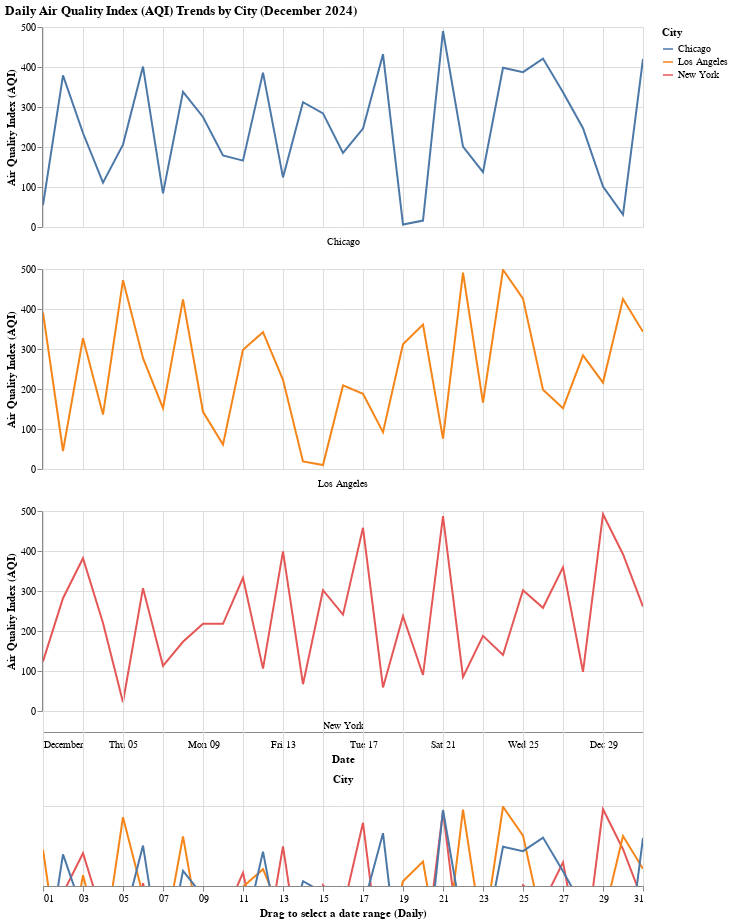

This figure's notebook cell:
### Code cell
import pandas as pd
import altair as alt
from altair import datum

# Load the Dataset
file_path = 'Air_Quality_Data_2012_2024.csv'
try:
    df = pd.read_csv(file_path)
    print("Dataset loaded successfully.")
    print(f"Initial number of rows: {len(df)}")
except FileNotFoundError:
    print(f"Error: The file '{file_path}' was not found. Please ensure it's in the correct directory.")
    exit()

# Data Pre-processing and Filtering

# Convert 'Date' column to datetime objects
df['Date'] = pd.to_datetime(df['Date'])
print("Converted 'Date' column to datetime.")

# Derive additional temporal features that might be useful later
df['Year'] = df['Date'].dt.year
df['Month'] = df['Date'].dt.month
df['DayOfWeek'] = df['Date'].dt.dayofweek 
df['DayName'] = df['Date'].dt.day_name()

# Define EPA AQI breakpoints and create 'AQI_Category' column
# This function maps numerical AQI to standard categories
def get_aqi_category(aqi_value):
    if 0 <= aqi_value <= 50:
        return 'Good'
    elif 51 <= aqi_value <= 100:
        return 'Moderate'
    elif 101 <= aqi_value <= 150:
        return 'Unhealthy for Sensitive Groups'
    elif 151 <= aqi_value <= 200:
        return 'Unhealthy'
    elif 201 <= aqi_value <= 300:
        return 'Very Unhealthy'
    elif aqi_value > 300:
        return 'Hazardous'
    else:
        return 'Invalid'
df['AQI_Category'] = df['Aqi'].apply(get_aqi_category)
print("Created 'AQI_Category' column.")

# Define a specific order for AQI categories for consistent plotting
aqi_category_order = [
    'Good',
    'Moderate',
    'Unhealthy for Sensitive Groups',
    'Unhealthy',
    'Very Unhealthy',
    'Hazardous'
]

# Define a consistent color scheme for AQI categories
aqi_category_colors = alt.Scale(
    domain=aqi_category_order,
    range=['#00E400', '#FFFF00', '#FF7E00', '#FF0000', '#8F3F97', '#7E0023']
)


# Filter the dataset to a manageable size for Altair
# Focusing on Los Angeles, New York, and Chicago for December 2023
selected_cities = ['Los Angeles', 'New York', 'Chicago']
selected_year = 2024
selected_month = 12 

df_filtered = df[
    df['City'].isin(selected_cities) &
    (df['Year'] == selected_year) &
    (df['Month'] == selected_month)
].copy()

# Drop rows where 'Aqi' might be NaN after filtering, though your dataset seems clean
df_filtered.dropna(subset=['Aqi'], inplace=True)

print(f"Filtered dataset to cities: {selected_cities} for December {selected_year}")
print(f"Number of rows in the filtered dataset: {len(df_filtered)}")
print(df_filtered.head())
print(df_filtered.info())


# 3. Altair Visualization for Compare Overall Air Quality (AQI) Across Cities Over Time ---

# Create a selection parameter for the date range slider
# This parameter will control the visible date range in the main chart
date_selection_brush = alt.selection_interval(encodings=['x'], name='dateBrush')


# Base chart definition for the main plots
# Now, the `base` chart does not include the selection parameter directly,
# as it's typically added to the interactive chart itself.
base_main = alt.Chart(df_filtered).encode(
    x=alt.X('Date:T', title='Date'),
    tooltip=[
        alt.Tooltip('Date:T', title='Date'),
        alt.Tooltip('City:N', title='City'),
        alt.Tooltip('Aqi:Q', title='AQI'),
        alt.Tooltip('AQI_Category:N', title='AQI Category') 
    ]
).properties(
    title=f'Daily Air Quality Index (AQI) Trends by City (December {selected_year})',
)

# Main chart: AQI trend lines for each city, now using 'facet' for readability
line_chart = base_main.mark_line(point=False).encode(
    y=alt.Y('Aqi:Q', title='Air Quality Index (AQI)', scale=alt.Scale(zero=False)),
    color=alt.Color('City:N', title='City'),
    row=alt.Row('City:N', title='City', header=alt.Header(titleOrient="bottom", labelOrient="bottom")),
).properties(
    width=600,
    height=200
)

# Context chart for the date range slider 
# This chart helps users select a date range that then filters the main faceted chart
context_chart = alt.Chart(df_filtered).mark_line().encode(
    x=alt.X('Date:T', title='Drag to select a date range (Daily)', axis=alt.Axis(format="%d")),
    y=alt.Y('Aqi:Q', title='Average AQI', axis=None),
    color=alt.Color('City:N', title='City'),
).add_params(
    date_selection_brush
).properties(
    height=80,
    width=600
).resolve_scale(
    y='independent'
)

# Combine the main chart and the context chart
# The main line_chart will be filtered by the 'dateBrush' selection from the context_chart
final_chart = alt.vconcat(
    line_chart.transform_filter(
        date_selection_brush
    ),
    context_chart
).resolve_scale(
    y='shared'
).interactive() #


# Display the chart
final_chart

### Figure 1 — Vega-Lite specification as saved in the notebook (floating-point values rounded to 4 significant figures)
{"config": {"view": {"continuousWidth": 300, "continuousHeight": 300}}, "vconcat": [{"mark": {"type": "line", "point": false}, "encoding": {"color": {"field": "City", "title": "City", "type": "nominal"}, "row": {"field": "City", "header": {"labelOrient": "bottom", "titleOrient": "bottom"}, "title": "City", "type": "nominal"}, "tooltip": [{"field": "Date", "title": "Date", "type": "temporal"}, {"field": "City", "title": "City", "type": "nominal"}, {"field": "Aqi", "title": "AQI", "type": "quantitative"}, {"field": "AQI_Category", "title": "AQI Category", "type": "nominal"}], "x": {"field": "Date", "title": "Date", "type": "temporal"}, "y": {"field": "Aqi", "scale": {"zero": false}, "title": "Air Quality Index (AQI)", "type": "quantitative"}}, "height": 200, "name": "view_14", "title": "Daily Air Quality Index (AQI) Trends by City (December 2024)", "transform": [{"filter": {"param": "dateBrush"}}], "width": 600}, {"mark": {"type": "line"}, "encoding": {"color": {"field": "City", "title": "City", "type": "nominal"}, "x": {"axis": {"format": "%d"}, "field": "Date", "title": "Drag to select a date range (Daily)", "type": "temporal"}, "y": {"axis": null, "field": "Aqi", "title": "Average AQI", "type": "quantitative"}}, "height": 80, "name": "view_13", "resolve": {"scale": {"y": "independent"}}, "width": 600}], "data": {"name": "data-7d8ddaf2d545ea18d0ae0e7009a7cca9"}, "params": [{"name": "dateBrush", "select": {"type": "interval", "encodings": ["x"]}, "views": ["view_13"]}, {"name": "param_8", "select": {"type": "interval", "encodings": ["x", "y"]}, "bind": "scales", "views": ["view_14", "view_13"]}], "resolve": {"scale": {"y": "shared"}}, "$schema": "https://vega.github.io/schema/vega-lite/v5.20.1.json", "datasets": {"data-7d8ddaf2d545ea18d0ae0e7009a7cca9": [{"Pm2.5": 70.15, "Pm10": 198.8, "No2": 33.99, "So2": 40.27, "Co": 5.7, "Aqi": 124, "Date": "2024-12-01T00:00:00", "City": "New York", "Year": 2024, "Month": 12, "DayOfWeek": 6, "DayName": "Sunday", "AQI_Category": "Unhealthy for Sensitive Groups"}, {"Pm2.5": 146.7, "Pm10": 38.11, "No2": 87.58, "So2": 32.76, "Co": 2.42, "Aqi": 282, "Date": "2024-12-02T00:00:00", "City": "New York", "Year": 2024, "Month": 12, "DayOfWeek": 0, "DayName": "Monday", "AQI_Category": "Very Unhealthy"}, {"Pm2.5": 142.5, "Pm10": 221.1, "No2": 13.54, "So2": 25.87, "Co": 8.75, "Aqi": 382, "Date": "2024-12-03T00:00:00", "City": "New York", "Year": 2024, "Month": 12, "DayOfWeek": 1, "DayName": "Tuesday", "AQI_Category": "Hazardous"}, {"Pm2.5": 67.1, "Pm10": 228.9, "No2": 12.94, "So2": 2.79, "Co": 7.12, "Aqi": 220, "Date": "2024-12-04T00:00:00", "City": "New York", "Year": 2024, "Month": 12, "DayOfWeek": 2, "DayName": "Wednesday", "AQI_Category": "Very Unhealthy"}, {"Pm2.5": 62.33, "Pm10": 248.3, "No2": 60.08, "So2": 2.9, "Co": 7.93, "Aqi": 22, "Date": "2024-12-05T00:00:00", "City": "New York", "Year": 2024, "Month": 12, "DayOfWeek": 3, "DayName": "Thursday", "AQI_Category": "Good"}, {"Pm2.5": 50.84, "Pm10": 62.77, "No2": 11.35, "So2": 39.14, "Co": 7.26, "Aqi": 307, "Date": "2024-12-06T00:00:00", "City": "New York", "Year": 2024, "Month": 12, "DayOfWeek": 4, "DayName": "Friday", "AQI_Category": "Hazardous"}, {"Pm2.5": 124.7, "Pm10": 261.3, "No2": 24.23, "So2": 34.06, "Co": 9.95, "Aqi": 113, "Date": "2024-12-07T00:00:00", "City": "New York", "Year": 2024, "Month": 12, "DayOfWeek": 5, "DayName": "Saturday", "AQI_Category": "Unhealthy for Sensitive Groups"}, {"Pm2.5": 69.47, "Pm10": 26.14, "No2": 25.54, "So2": 29.93, "Co": 8.6, "Aqi": 173, "Date": "2024-12-08T00:00:00", "City": "New York", "Year": 2024, "Month": 12, "DayOfWeek": 6, "DayName": "Sunday", "AQI_Category": "Unhealthy"}, {"Pm2.5": 141.2, "Pm10": 215.0, "No2": 61.91, "So2": 21.15, "Co": 4.4, "Aqi": 218, "Date": "2024-12-09T00:00:00", "City": "New York", "Year": 2024, "Month": 12, "DayOfWeek": 0, "DayName": "Monday", "AQI_Category": "Very Unhealthy"}, {"Pm2.5": 131.8, "Pm10": 145.0, "No2": 61.13, "So2": 40.45, "Co": 5.27, "Aqi": 218, "Date": "2024-12-10T00:00:00", "City": "New York", "Year": 2024, "Month": 12, "DayOfWeek": 1, "DayName": "Tuesday", "AQI_Category": "Very Unhealthy"}, {"Pm2.5": 181.8, "Pm10": 160.5, "No2": 86.83, "So2": 28.65, "Co": 7.27, "Aqi": 333, "Date": "2024-12-11T00:00:00", "City": "New York", "Year": 2024, "Month": 12, "DayOfWeek": 2, "DayName": "Wednesday", "AQI_Category": "Hazardous"}, {"Pm2.5": 52.61, "Pm10": 67.69, "No2": 59.53, "So2": 11.38, "Co": 8.82, "Aqi": 106, "Date": "2024-12-12T00:00:00", "City": "New York", "Year": 2024, "Month": 12, "DayOfWeek": 3, "DayName": "Thursday", "AQI_Category": "Unhealthy for Sensitive Groups"}, {"Pm2.5": 35.62, "Pm10": 275.1, "No2": 56.41, "So2": 31.38, "Co": 8.79, "Aqi": 399, "Date": "2024-12-13T00:00:00", "City": "New York", "Year": 2024, "Month": 12, "DayOfWeek": 4, "DayName": "Friday", "AQI_Category": "Hazardous"}, {"Pm2.5": 198.1, "Pm10": 63.73, "No2": 86.73, "So2": 35.03, "Co": 2.6, "Aqi": 67, "Date": "2024-12-14T00:00:00", "City": "New York", "Year": 2024, "Month": 12, "DayOfWeek": 5, "DayName": "Saturday", "AQI_Category": "Moderate"}, {"Pm2.5": 112.8, "Pm10": 190.1, "No2": 46.68, "So2": 31.87, "Co": 3.4, "Aqi": 302, "Date": "2024-12-15T00:00:00", "City": "New York", "Year": 2024, "Month": 12, "DayOfWeek": 6, "DayName": "Sunday", "AQI_Category": "Hazardous"}, {"Pm2.5": 94.27, "Pm10": 227.6, "No2": 12.56, "So2": 34.8, "Co": 9.64, "Aqi": 241, "Date": "2024-12-16T00:00:00", "City": "New York", "Year": 2024, "Month": 12, "DayOfWeek": 0, "DayName": "Monday", "AQI_Category": "Very Unhealthy"}, {"Pm2.5": 20.2, "Pm10": 153.6, "No2": 72.09, "So2": 35.99, "Co": 7.03, "Aqi": 458, "Date": "2024-12-17T00:00:00", "City": "New York", "Year": 2024, "Month": 12, "DayOfWeek": 1, "DayName": "Tuesday", "AQI_Category": "Hazardous"}, {"Pm2.5": 98.2, "Pm10": 67.16, "No2": 70.54, "So2": 14.95, "Co": 4.95, "Aqi": 59, "Date": "2024-12-18T00:00:00", "City": "New York", "Year": 2024, "Month": 12, "DayOfWeek": 2, "DayName": "Wednesday", "AQI_Category": "Moderate"}, {"Pm2.5": 104.9, "Pm10": 28.21, "No2": 28.31, "So2": 12.28, "Co": 4.31, "Aqi": 237, "Date": "2024-12-19T00:00:00", "City": "New York", "Year": 2024, "Month": 12, "DayOfWeek": 3, "DayName": "Thursday", "AQI_Category": "Very Unhealthy"}, {"Pm2.5": 163.5, "Pm10": 239.4, "No2": 12.09, "So2": 41.41, "Co": 0.97, "Aqi": 90, "Date": "2024-12-20T00:00:00", "City": "New York", "Year": 2024, "Month": 12, "DayOfWeek": 4, "DayName": "Friday", "AQI_Category": "Moderate"}, {"Pm2.5": 145.4, "Pm10": 71.58, "No2": 74.22, "So2": 18.96, "Co": 6.21, "Aqi": 487, "Date": "2024-12-21T00:00:00", "City": "New York", "Year": 2024, "Month": 12, "DayOfWeek": 5, "DayName": "Saturday", "AQI_Category": "Hazardous"}, {"Pm2.5": 48.68, "Pm10": 256.5, "No2": 74.11, "So2": 42.03, "Co": 4.33, "Aqi": 85, "Date": "2024-12-22T00:00:00", "City": "New York", "Year": 2024, "Month": 12, "DayOfWeek": 6, "DayName": "Sunday", "AQI_Category": "Moderate"}, {"Pm2.5": 110.7, "Pm10": 183.8, "No2": 92.8, "So2": 40.36, "Co": 2.47, "Aqi": 188, "Date": "2024-12-23T00:00:00", "City": "New York", "Year": 2024, "Month": 12, "DayOfWeek": 0, "DayName": "Monday", "AQI_Category": "Unhealthy"}, {"Pm2.5": 48.76, "Pm10": 109.2, "No2": 84.75, "So2": 22.42, "Co": 5.13, "Aqi": 140, "Date": "2024-12-24T00:00:00", "City": "New York", "Year": 2024, "Month": 12, "DayOfWeek": 1, "DayName": "Tuesday", "AQI_Category": "Unhealthy for Sensitive Groups"}, {"Pm2.5": 22.23, "Pm10": 132.4, "No2": 55.48, "So2": 21.25, "Co": 1.97, "Aqi": 302, "Date": "2024-12-25T00:00:00", "City": "New York", "Year": 2024, "Month": 12, "DayOfWeek": 2, "DayName": "Wednesday", "AQI_Category": "Hazardous"}, {"Pm2.5": 182.6, "Pm10": 25.41, "No2": 80.26, "So2": 42.72, "Co": 1.28, "Aqi": 258, "Date": "2024-12-26T00:00:00", "City": "New York", "Year": 2024, "Month": 12, "DayOfWeek": 3, "DayName": "Thursday", "AQI_Category": "Very Unhealthy"}, {"Pm2.5": 34.61, "Pm10": 275.3, "No2": 34.07, "So2": 37.16, "Co": 2.12, "Aqi": 359, "Date": "2024-12-27T00:00:00", "City": "New York", "Year": 2024, "Month": 12, "DayOfWeek": 4, "DayName": "Friday", "AQI_Category": "Hazardous"}, {"Pm2.5": 44.77, "Pm10": 57.56, "No2": 67.49, "So2": 2.75, "Co": 3.55, "Aqi": 98, "Date": "2024-12-28T00:00:00", "City": "New York", "Year": 2024, "Month": 12, "DayOfWeek": 5, "DayName": "Saturday", "AQI_Category": "Moderate"}, {"Pm2.5": 154.7, "Pm10": 238.5, "No2": 99.36, "So2": 16.84, "Co": 1.65, "Aqi": 492, "Date": "2024-12-29T00:00:00", "City": "New York", "Year": 2024, "Month": 12, "DayOfWeek": 6, "DayName": "Sunday", "AQI_Category": "Hazardous"}, {"Pm2.5": 196.3, "Pm10": 101.0, "No2": 14.98, "So2": 6.24, "Co": 8.86, "Aqi": 392, "Date": "2024-12-30T00:00:00", "City": "New York", "Year": 2024, "Month": 12, "DayOfWeek": 0, "DayName": "Monday", "AQI_Category": "Hazardous"}, {"Pm2.5": 196.1, "Pm10": 108.8, "No2": 60.73, "So2": 41.6, "Co": 6.02, "Aqi": 261, "Date": "2024-12-31T00:00:00", "City": "New York", "Year": 2024, "Month": 12, "DayOfWeek": 1, "DayName": "Tuesday", "AQI_Category": "Very Unhealthy"}, {"Pm2.5": 95.36, "Pm10": 266.6, "No2": 24.43, "So2": 48.59, "Co": 4.42, "Aqi": 391, "Date": "2024-12-01T00:00:00", "City": "Los Angeles", "Year": 2024, "Month": 12, "DayOfWeek": 6, "DayName": "Sunday", "AQI_Category": "Hazardous"}, {"Pm2.5": 94.99, "Pm10": 290.1, "No2": 86.91, "So2": 12.0, "Co": 8.42, "Aqi": 45, "Date": "2024-12-02T00:00:00", "City": "Los Angeles", "Year": 2024, "Month": 12, "DayOfWeek": 0, "DayName": "Monday", "AQI_Category": "Good"}, {"Pm2.5": 136.2, "Pm10": 167.4, "No2": 63.86, "So2": 17.96, "Co": 7.58, "Aqi": 327, "Date": "2024-12-03T00:00:00", "City": "Los Angeles", "Year": 2024, "Month": 12, "DayOfWeek": 1, "DayName": "Tuesday", "AQI_Category": "Hazardous"}, {"Pm2.5": 187.7, "Pm10": 57.15, "No2": 27.6, "So2": 21.16, "Co": 7.43, "Aqi": 136, "Date": "2024-12-04T00:00:00", "City": "Los Angeles", "Year": 2024, "Month": 12, "DayOfWeek": 2, "DayName": "Wednesday", "AQI_Category": "Unhealthy for Sensitive Groups"}, {"Pm2.5": 115.7, "Pm10": 297.5, "No2": 95.86, "So2": 21.89, "Co": 1.82, "Aqi": 472, "Date": "2024-12-05T00:00:00", "City": "Los Angeles", "Year": 2024, "Month": 12, "DayOfWeek": 3, "DayName": "Thursday", "AQI_Category": "Hazardous"}, {"Pm2.5": 79.47, "Pm10": 262.2, "No2": 62.17, "So2": 27.09, "Co": 3.62, "Aqi": 277, "Date": "2024-12-06T00:00:00", "City": "Los Angeles", "Year": 2024, "Month": 12, "DayOfWeek": 4, "DayName": "Friday", "AQI_Category": "Very Unhealthy"}, {"Pm2.5": 64.09, "Pm10": 87.13, "No2": 63.98, "So2": 34.56, "Co": 6.35, "Aqi": 152, "Date": "2024-12-07T00:00:00", "City": "Los Angeles", "Year": 2024, "Month": 12, "DayOfWeek": 5, "DayName": "Saturday", "AQI_Category": "Unhealthy"}, {"Pm2.5": 84.99, "Pm10": 234.4, "No2": 29.76, "So2": 49.55, "Co": 1.72, "Aqi": 424, "Date": "2024-12-08T00:00:00", "City": "Los Angeles", "Year": 2024, "Month": 12, "DayOfWeek": 6, "DayName": "Sunday", "AQI_Category": "Hazardous"}, {"Pm2.5": 180.4, "Pm10": 257.7, "No2": 44.81, "So2": 9.1, "Co": 7.5, "Aqi": 143, "Date": "2024-12-09T00:00:00", "City": "Los Angeles", "Year": 2024, "Month": 12, "DayOfWeek": 0, "DayName": "Monday", "AQI_Category": "Unhealthy for Sensitive Groups"}, {"Pm2.5": 82.84, "Pm10": 253.1, "No2": 15.89, "So2": 18.52, "Co": 10.0, "Aqi": 61, "Date": "2024-12-10T00:00:00", "City": "Los Angeles", "Year": 2024, "Month": 12, "DayOfWeek": 1, "DayName": "Tuesday", "AQI_Category": "Moderate"}, {"Pm2.5": 141.7, "Pm10": 157.2, "No2": 38.08, "So2": 39.13, "Co": 4.46, "Aqi": 298, "Date": "2024-12-11T00:00:00", "City": "Los Angeles", "Year": 2024, "Month": 12, "DayOfWeek": 2, "DayName": "Wednesday", "AQI_Category": "Very Unhealthy"}, {"Pm2.5": 116.8, "Pm10": 269.4, "No2": 51.66, "So2": 37.66, "Co": 9.82, "Aqi": 342, "Date": "2024-12-12T00:00:00", "City": "Los Angeles", "Year": 2024, "Month": 12, "DayOfWeek": 3, "DayName": "Thursday", "AQI_Category": "Hazardous"}, {"Pm2.5": 133.6, "Pm10": 180.2, "No2": 52.51, "So2": 5.0, "Co": 7.28, "Aqi": 223, "Date": "2024-12-13T00:00:00", "City": "Los Angeles", "Year": 2024, "Month": 12, "DayOfWeek": 4, "DayName": "Friday", "AQI_Category": "Very Unhealthy"}, {"Pm2.5": 118.8, "Pm10": 124.1, "No2": 48.49, "So2": 49.23, "Co": 2.19, "Aqi": 19, "Date": "2024-12-14T00:00:00", "City": "Los Angeles", "Year": 2024, "Month": 12, "DayOfWeek": 5, "DayName": "Saturday", "AQI_Category": "Good"}, {"Pm2.5": 138.4, "Pm10": 238.5, "No2": 85.52, "So2": 9.72, "Co": 2.42, "Aqi": 10, "Date": "2024-12-15T00:00:00", "City": "Los Angeles", "Year": 2024, "Month": 12, "DayOfWeek": 6, "DayName": "Sunday", "AQI_Category": "Good"}, {"Pm2.5": 169.9, "Pm10": 65.63, "No2": 81.06, "So2": 36.44, "Co": 2.34, "Aqi": 209, "Date": "2024-12-16T00:00:00", "City": "Los Angeles", "Year": 2024, "Month": 12, "DayOfWeek": 0, "DayName": "Monday", "AQI_Category": "Very Unhealthy"}, {"Pm2.5": 128.6, "Pm10": 43.18, "No2": 87.29, "So2": 19.68, "Co": 2.83, "Aqi": 188, "Date": "2024-12-17T00:00:00", "City": "Los Angeles", "Year": 2024, "Month": 12, "DayOfWeek": 1, "DayName": "Tuesday", "AQI_Category": "Unhealthy"}, {"Pm2.5": 32.02, "Pm10": 41.56, "No2": 58.02, "So2": 16.81, "Co": 6.81, "Aqi": 92, "Date": "2024-12-18T00:00:00", "City": "Los Angeles", "Year": 2024, "Month": 12, "DayOfWeek": 2, "DayName": "Wednesday", "AQI_Category": "Moderate"}, {"Pm2.5": 179.4, "Pm10": 54.99, "No2": 48.6, "So2": 49.8, "Co": 7.2, "Aqi": 312, "Date": "2024-12-19T00:00:00", "City": "Los Angeles", "Year": 2024, "Month": 12, "DayOfWeek": 3, "DayName": "Thursday", "AQI_Category": "Hazardous"}, {"Pm2.5": 26.61, "Pm10": 101.0, "No2": 77.57, "So2": 19.72, "Co": 0.3, "Aqi": 361, "Date": "2024-12-20T00:00:00", "City": "Los Angeles", "Year": 2024, "Month": 12, "DayOfWeek": 4, "DayName": "Friday", "AQI_Category": "Hazardous"}, {"Pm2.5": 149.0, "Pm10": 89.81, "No2": 46.85, "So2": 39.46, "Co": 2.54, "Aqi": 76, "Date": "2024-12-21T00:00:00", "City": "Los Angeles", "Year": 2024, "Month": 12, "DayOfWeek": 5, "DayName": "Saturday", "AQI_Category": "Moderate"}, {"Pm2.5": 62.38, "Pm10": 94.68, "No2": 83.6, "So2": 6.94, "Co": 8.84, "Aqi": 491, "Date": "2024-12-22T00:00:00", "City": "Los Angeles", "Year": 2024, "Month": 12, "DayOfWeek": 6, "DayName": "Sunday", "AQI_Category": "Hazardous"}, {"Pm2.5": 141.2, "Pm10": 280.3, "No2": 25.31, "So2": 37.5, "Co": 7.13, "Aqi": 166, "Date": "2024-12-23T00:00:00", "City": "Los Angeles", "Year": 2024, "Month": 12, "DayOfWeek": 0, "DayName": "Monday", "AQI_Category": "Unhealthy"}, {"Pm2.5": 143.2, "Pm10": 93.66, "No2": 89.86, "So2": 46.8, "Co": 9.31, "Aqi": 498, "Date": "2024-12-24T00:00:00", "City": "Los Angeles", "Year": 2024, "Month": 12, "DayOfWeek": 1, "DayName": "Tuesday", "AQI_Category": "Hazardous"}, {"Pm2.5": 64.17, "Pm10": 83.83, "No2": 47.24, "So2": 22.32, "Co": 8.62, "Aqi": 426, "Date": "2024-12-25T00:00:00", "City": "Los Angeles", "Year": 2024, "Month": 12, "DayOfWeek": 2, "DayName": "Wednesday", "AQI_Category": "Hazardous"}, {"Pm2.5": 79.85, "Pm10": 65.34, "No2": 90.38, "So2": 13.09, "Co": 6.64, "Aqi": 198, "Date": "2024-12-26T00:00:00", "City": "Los Angeles", "Year": 2024, "Month": 12, "DayOfWeek": 3, "DayName": "Thursday", "AQI_Category": "Unhealthy"}, {"Pm2.5": 170.3, "Pm10": 208.4, "No2": 97.29, "So2": 29.68, "Co": 5.7, "Aqi": 152, "Date": "2024-12-27T00:00:00", "City": "Los Angeles", "Year": 2024, "Month": 12, "DayOfWeek": 4, "DayName": "Friday", "AQI_Category": "Unhealthy"}, {"Pm2.5": 176.0, "Pm10": 106.1, "No2": 14.56, "So2": 26.65, "Co": 1.93, "Aqi": 284, "Date": "2024-12-28T00:00:00", "City": "Los Angeles", "Year": 2024, "Month": 12, "DayOfWeek": 5, "DayName": "Saturday", "AQI_Category": "Very Unhealthy"}, {"Pm2.5": 28.67, "Pm10": 115.9, "No2": 43.11, "So2": 47.56, "Co": 7.66, "Aqi": 216, "Date": "2024-12-29T00:00:00", "City": "Los Angeles", "Year": 2024, "Month": 12, "DayOfWeek": 6, "DayName": "Sunday", "AQI_Category": "Very Unhealthy"}, {"Pm2.5": 162.6, "Pm10": 184.2, "No2": 50.9, "So2": 33.08, "Co": 1.13, "Aqi": 425, "Date": "2024-12-30T00:00:00", "City": "Los Angeles", "Year": 2024, "Month": 12, "DayOfWeek": 0, "DayName": "Monday", "AQI_Category": "Hazardous"}, {"Pm2.5": 35.04, "Pm10": 154.2, "No2": 83.15, "So2": 23.93, "Co": 3.99, "Aqi": 343, "Date": "2024-12-31T00:00:00", "City": "Los Angeles", "Year": 2024, "Month": 12, "DayOfWeek": 1, "DayName": "Tuesday", "AQI_Category": "Hazardous"}, {"Pm2.5": 89.74, "Pm10": 46.53, "No2": 97.51, "So2": 41.11, "Co": 4.15, "Aqi": 55, "Date": "2024-12-01T00:00:00", "City": "Chicago", "Year": 2024, "Month": 12, "DayOfWeek": 6, "DayName": "Sunday", "AQI_Category": "Moderate"}, {"Pm2.5": 100.3, "Pm10": 220.2, "No2": 57.98, "So2": 12.63, "Co": 0.9, "Aqi": 379, "Date": "2024-12-02T00:00:00", "City": "Chicago", "Year": 2024, "Month": 12, "DayOfWeek": 0, "DayName": "Monday", "AQI_Category": "Hazardous"}, {"Pm2.5": 161.3, "Pm10": 152.3, "No2": 55.02, "So2": 23.74, "Co": 3.91, "Aqi": 235, "Date": "2024-12-03T00:00:00", "City": "Chicago", "Year": 2024, "Month": 12, "DayOfWeek": 1, "DayName": "Tuesday", "AQI_Category": "Very Unhealthy"}, {"Pm2.5": 51.8, "Pm10": 275.3, "No2": 99.51, "So2": 14.97, "Co": 1.92, "Aqi": 111, "Date": "2024-12-04T00:00:00", "City": "Chicago", "Year": 2024, "Month": 12, "DayOfWeek": 2, "DayName": "Wednesday", "AQI_Category": "Unhealthy for Sensitive Groups"}, {"Pm2.5": 130.1, "Pm10": 71.53, "No2": 97.84, "So2": 29.52, "Co": 7.66, "Aqi": 206, "Date": "2024-12-05T00:00:00", "City": "Chicago", "Year": 2024, "Month": 12, "DayOfWeek": 3, "DayName": "Thursday", "AQI_Category": "Very Unhealthy"}, {"Pm2.5": 72.88, "Pm10": 154.1, "No2": 47.59, "So2": 30.72, "Co": 1.91, "Aqi": 401, "Date": "2024-12-06T00:00:00", "City": "Chicago", "Year": 2024, "Month": 12, "DayOfWeek": 4, "DayName": "Friday", "AQI_Category": "Hazardous"}, {"Pm2.5": 81.92, "Pm10": 87.01, "No2": 22.12, "So2": 8.39, "Co": 1.3, "Aqi": 84, "Date": "2024-12-07T00:00:00", "City": "Chicago", "Year": 2024, "Month": 12, "DayOfWeek": 5, "DayName": "Saturday", "AQI_Category": "Moderate"}, {"Pm2.5": 190.5, "Pm10": 197.1, "No2": 96.99, "So2": 36.24, "Co": 3.47, "Aqi": 338, "Date": "2024-12-08T00:00:00", "City": "Chicago", "Year": 2024, "Month": 12, "DayOfWeek": 6, "DayName": "Sunday", "AQI_Category": "Hazardous"}, {"Pm2.5": 78.21, "Pm10": 42.89, "No2": 99.19, "So2": 6.62, "Co": 8.79, "Aqi": 275, "Date": "2024-12-09T00:00:00", "City": "Chicago", "Year": 2024, "Month": 12, "DayOfWeek": 0, "DayName": "Monday", "AQI_Category": "Very Unhealthy"}, {"Pm2.5": 29.84, "Pm10": 164.6, "No2": 57.51, "So2": 39.09, "Co": 4.39, "Aqi": 179, "Date": "2024-12-10T00:00:00", "City": "Chicago", "Year": 2024, "Month": 12, "DayOfWeek": 1, "DayName": "Tuesday", "AQI_Category": "Unhealthy"}, {"Pm2.5": 34.95, "Pm10": 144.9, "No2": 99.2, "So2": 6.05, "Co": 8.46, "Aqi": 166, "Date": "2024-12-11T00:00:00", "City": "Chicago", "Year": 2024, "Month": 12, "DayOfWeek": 2, "DayName": "Wednesday", "AQI_Category": "Unhealthy"}, {"Pm2.5": 79.75, "Pm10": 290.9, "No2": 74.79, "So2": 32.62, "Co": 4.64, "Aqi": 386, "Date": "2024-12-12T00:00:00", "City": "Chicago", "Year": 2024, "Month": 12, "DayOfWeek": 3, "DayName": "Thursday", "AQI_Category": "Hazardous"}, {"Pm2.5": 103.9, "Pm10": 266.8, "No2": 38.6, "So2": 21.69, "Co": 0.58, "Aqi": 124, "Date": "2024-12-13T00:00:00", "City": "Chicago", "Year": 2024, "Month": 12, "DayOfWeek": 4, "DayName": "Friday", "AQI_Category": "Unhealthy for Sensitive Groups"}, {"Pm2.5": 169.2, "Pm10": 154.7, "No2": 57.43, "So2": 46.73, "Co": 6.89, "Aqi": 312, "Date": "2024-12-14T00:00:00", "City": "Chicago", "Year": 2024, "Month": 12, "DayOfWeek": 5, "DayName": "Saturday", "AQI_Category": "Hazardous"}, {"Pm2.5": 32.31, "Pm10": 113.7, "No2": 84.2, "So2": 37.74, "Co": 3.53, "Aqi": 284, "Date": "2024-12-15T00:00:00", "City": "Chicago", "Year": 2024, "Month": 12, "DayOfWeek": 6, "DayName": "Sunday", "AQI_Category": "Very Unhealthy"}, {"Pm2.5": 41.41, "Pm10": 153.3, "No2": 7.13, "So2": 9.39, "Co": 9.79, "Aqi": 185, "Date": "2024-12-16T00:00:00", "City": "Chicago", "Year": 2024, "Month": 12, "DayOfWeek": 0, "DayName": "Monday", "AQI_Category": "Unhealthy"}, {"Pm2.5": 153.7, "Pm10": 89.22, "No2": 71.56, "So2": 39.98, "Co": 8.09, "Aqi": 246, "Date": "2024-12-17T00:00:00", "City": "Chicago", "Year": 2024, "Month": 12, "DayOfWeek": 1, "DayName": "Tuesday", "AQI_Category": "Very Unhealthy"}, {"Pm2.5": 47.79, "Pm10": 294.9, "No2": 63.34, "So2": 6.93, "Co": 8.37, "Aqi": 432, "Date": "2024-12-18T00:00:00", "City": "Chicago", "Year": 2024, "Month": 12, "DayOfWeek": 2, "DayName": "Wednesday", "AQI_Category": "Hazardous"}, {"Pm2.5": 63.46, "Pm10": 74.33, "No2": 99.48, "So2": 8.98, "Co": 2.09, "Aqi": 6, "Date": "2024-12-19T00:00:00", "City": "Chicago", "Year": 2024, "Month": 12, "DayOfWeek": 3, "DayName": "Thursday", "AQI_Category": "Good"}, {"Pm2.5": 133.4, "Pm10": 76.67, "No2": 22.33, "So2": 40.17, "Co": 1.71, "Aqi": 16, "Date": "2024-12-20T00:00:00", "City": "Chicago", "Year": 2024, "Month": 12, "DayOfWeek": 4, "DayName": "Friday", "AQI_Category": "Good"}, {"Pm2.5": 86.87, "Pm10": 269.3, "No2": 14.35, "So2": 33.87, "Co": 5.19, "Aqi": 490, "Date": "2024-12-21T00:00:00", "City": "Chicago", "Year": 2024, "Month": 12, "DayOfWeek": 5, "DayName": "Saturday", "AQI_Category": "Hazardous"}, {"Pm2.5": 19.04, "Pm10": 192.4, "No2": 63.98, "So2": 28.78, "Co": 1.05, "Aqi": 201, "Date": "2024-12-22T00:00:00", "City": "Chicago", "Year": 2024, "Month": 12, "DayOfWeek": 6, "DayName": "Sunday", "AQI_Category": "Very Unhealthy"}, {"Pm2.5": 196.3, "Pm10": 72.01, "No2": 98.18, "So2": 11.95, "Co": 5.7, "Aqi": 137, "Date": "2024-12-23T00:00:00", "City": "Chicago", "Year": 2024, "Month": 12, "DayOfWeek": 0, "DayName": "Monday", "AQI_Category": "Unhealthy for Sensitive Groups"}, {"Pm2.5": 141.3, "Pm10": 298.2, "No2": 30.43, "So2": 28.21, "Co": 0.28, "Aqi": 398, "Date": "2024-12-24T00:00:00", "City": "Chicago", "Year": 2024, "Month": 12, "DayOfWeek": 1, "DayName": "Tuesday", "AQI_Category": "Hazardous"}, {"Pm2.5": 119.2, "Pm10": 202.1, "No2": 14.75, "So2": 37.46, "Co": 7.75, "Aqi": 387, "Date": "2024-12-25T00:00:00", "City": "Chicago", "Year": 2024, "Month": 12, "DayOfWeek": 2, "DayName": "Wednesday", "AQI_Category": "Hazardous"}, {"Pm2.5": 164.4, "Pm10": 264.9, "No2": 65.43, "So2": 40.86, "Co": 1.51, "Aqi": 421, "Date": "2024-12-26T00:00:00", "City": "Chicago", "Year": 2024, "Month": 12, "DayOfWeek": 3, "DayName": "Thursday", "AQI_Category": "Hazardous"}, {"Pm2.5": 101.5, "Pm10": 256.4, "No2": 85.75, "So2": 3.18, "Co": 9.65, "Aqi": 337, "Date": "2024-12-27T00:00:00", "City": "Chicago", "Year": 2024, "Month": 12, "DayOfWeek": 4, "DayName": "Friday", "AQI_Category": "Hazardous"}, {"Pm2.5": 15.98, "Pm10": 292.7, "No2": 58.46, "So2": 19.69, "Co": 4.0, "Aqi": 247, "Date": "2024-12-28T00:00:00", "City": "Chicago", "Year": 2024, "Month": 12, "DayOfWeek": 5, "DayName": "Saturday", "AQI_Category": "Very Unhealthy"}, {"Pm2.5": 117.7, "Pm10": 244.8, "No2": 76.69, "So2": 12.44, "Co": 6.63, "Aqi": 101, "Date": "2024-12-29T00:00:00", "City": "Chicago", "Year": 2024, "Month": 12, "DayOfWeek": 6, "DayName": "Sunday", "AQI_Category": "Unhealthy for Sensitive Groups"}, {"Pm2.5": 198.3, "Pm10": 26.22, "No2": 8.2, "So2": 31.66, "Co": 4.3, "Aqi": 31, "Date": "2024-12-30T00:00:00", "City": "Chicago", "Year": 2024, "Month": 12, "DayOfWeek": 0, "DayName": "Monday", "AQI_Category": "Good"}, {"Pm2.5": 74.31, "Pm10": 246.5, "No2": 9.98, "So2": 6.14, "Co": 4.08, "Aqi": 420, "Date": "2024-12-31T00:00:00", "City": "Chicago", "Year": 2024, "Month": 12, "DayOfWeek": 1, "DayName": "Tuesday", "AQI_Category": "Hazardous"}]}}
